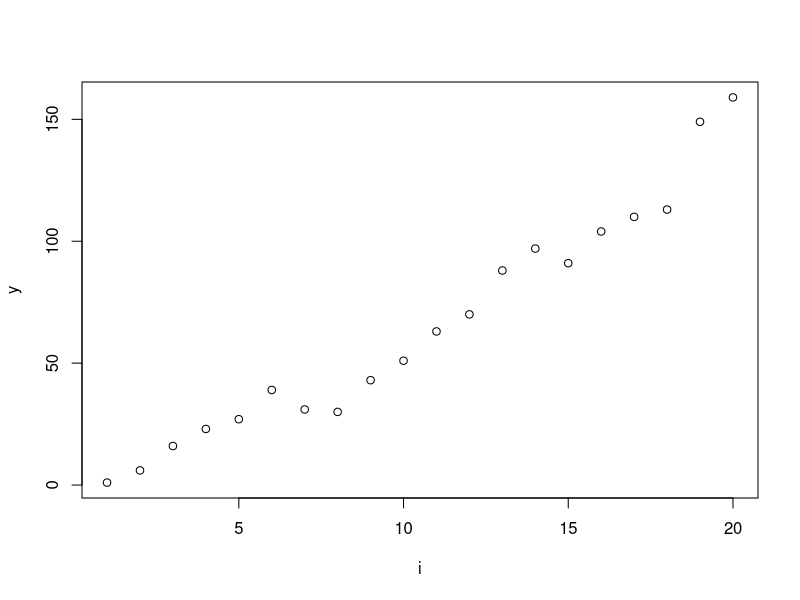
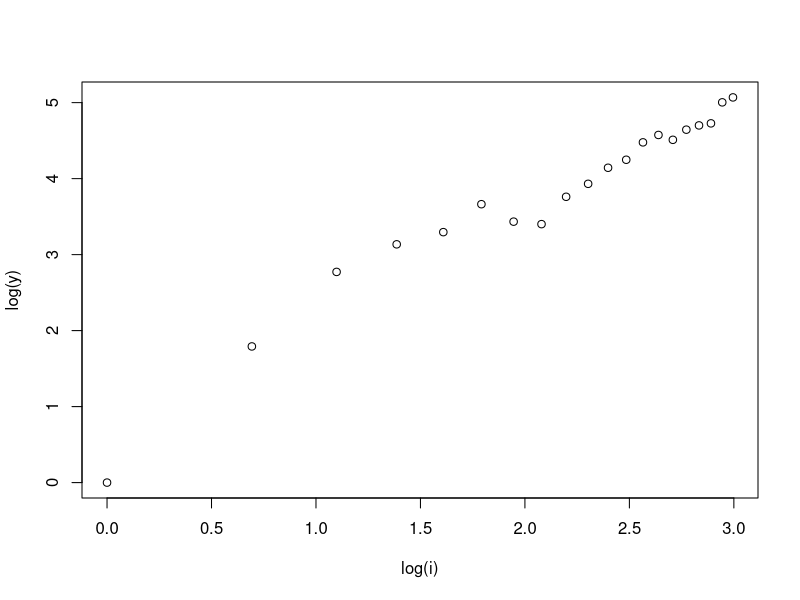
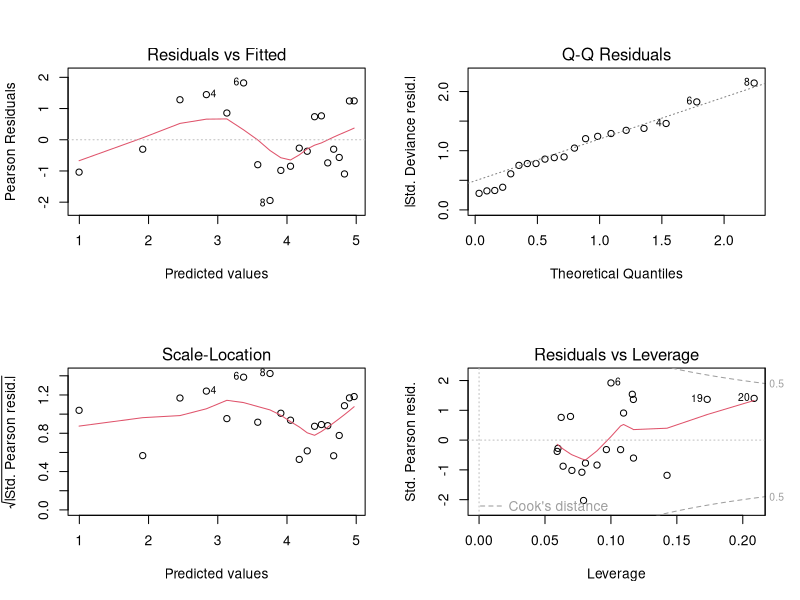
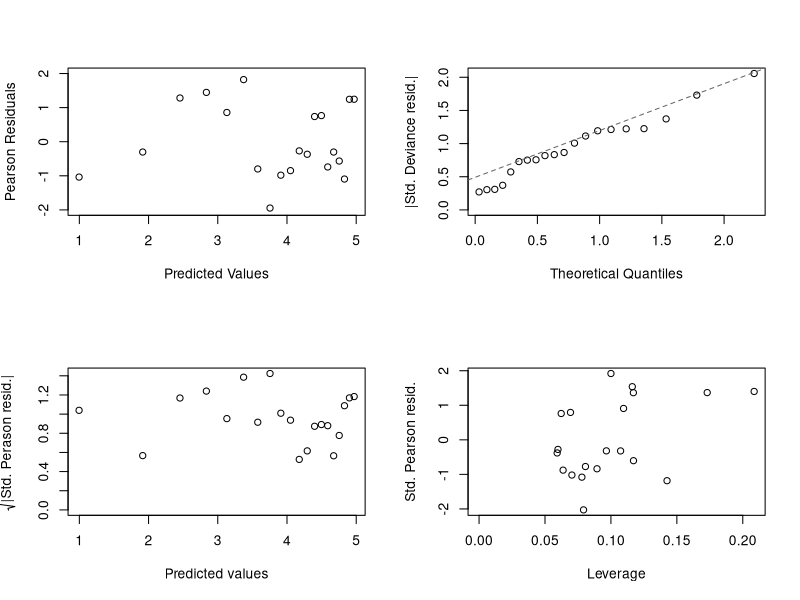

These figures' R source, in order:
## ---- chunk 1
y <- c(1, 6, 16, 23, 27, 39, 31, 30, 43, 51, 63, 70, 88, 97, 91, 104, 110, 113, 149, 159)
i <- 1:20
## ---- chunk 2
plot(i, y)
## ---- chunk 3
plot(log(i), log(y))
## ---- chunk 4
X <- cbind(rep(1, length(i)), log(i)) #X matrix
b0 <- 0
b1 <- 0
b <- c(b0, b1)
epsilon <- .00001
diff <- 1
iter <- 0

while(diff > epsilon) {
  # Poisson Exponential Link
  mui <- exp(X%*%b)
  # Poisson variance = mean
  varyi <- mui
  # Derivative of the link function of mui 
  gprimemui <- 1/mui

  z <- X%*%b + (y-mui)*gprimemui
  W <- diag(c(1/(varyi*gprimemui^2)))
  b <- solve(t(X)%*%W%*%X)%*%t(X)%*%W%*%z
  diff <- (b[1]-b0)^2 + (b[2]-b1)^2
  b0 <- b[1]
  b1 <- b[2]
  iter <- iter + 1
#   print(paste("Iteration: ", iter))
#   print(paste("Estimate: ", b))
}

print(paste("Estimate (int): ", round(b[1], 4), "Estimate (log(i)): ", round(b[2], 4)))
## ---- chunk 5
mod <- glm(y ~ log(i), family = poisson)
round(summary(mod)$coefficients[,1], 4)
## ---- chunk 6
# Get the covariance using the final value of b
mui <- exp(X%*%b)
varyi <- mui
gprimemui <- 1/mui
W <- diag(c(1/(varyi*gprimemui^2)))
J <- t(X)%*%W%*%X
cov <- solve(J)
cov

# Confidence interval for Beta0
b0_int <- round(b0 + c(-1, 1)*(1.96*sqrt(cov[1,1])), 4)

# Confidence interval for Beta1
b1_int <- round(b1 + c(-1, 1)*(1.96*sqrt(cov[2,2])), 4)


print(paste("Beta_0 lower: ", b0_int[1], "Beta_0 upper: ", b0_int[2]))

print(paste("Beta_1 lower: ", b1_int[1], "Beta_1 upper: ", b1_int[2]))
## ---- chunk 7
# Some stuff to calculate to use later in the graphs

# Theoretical Half Quantiles
N <- length(i)
ranks <- 1:N
a <- if (N <= 10) 0.375 else 0.5
probabilities <- (ranks - a) / (N + 1 - 2 * a)
# Instead of mapping 'probabilities' directly to qnorm(), 
# we shift them to the upper half: (probabilities + 1) / 2
half_normal_probabilities <- (probabilities + 1) / 2
theoretical_half_quantiles <- qnorm(half_normal_probabilities)

# Hat Matrix
H <- sqrt(W) %*% X %*% solve(t(X) %*% W %*% X) %*% t(X) %*% sqrt(W)
# Leverage
leverage <- diag(H) 

# Pearson Residuals
mui <- c(mui)
p_resids <- (y - mui)/sqrt(mui)
# Standardized Pearson Residuals
std_p_resids <- (y - mui)/sqrt(mui*(1-leverage))

# Deviance Resids
dev_resid <- 2 * (ifelse(y == 0, 0, y * log(y / mui)) - (y - mui))
dev_resid <- sign(y - mui) * sqrt(dev_resid)
abs_dev_resids <- abs(dev_resid)
sorted_resids <- sort(abs_dev_resids)
abs_std_dev_resids <- abs_dev_resids / sqrt(1 - leverage)

# Slope and Intercept for QQ plot line
y_coords <- quantile(abs_std_dev_resids, probs = c(0.25, 0.75), type = 7)
x_coords <- qnorm((c(0.25, 0.75) + 1) / 2)
slope <- diff(y_coords) / diff(x_coords)
intercept <- y_coords[1] - slope * x_coords[1]
## ---- chunk 8
# Actual plots
par(mfrow = c(2, 2))
plot(mod)
par(mfrow = c(1, 1))
## ---- chunk 9
par(mfrow = c(2, 2))
# Plot 1
plot(log(mui), p_resids, ylim = c(-2, 2), 
  xlab = "Predicted Values", 
  ylab = "Pearson Residuals")
# Plot 2
plot(theoretical_half_quantiles, sorted_resids, ylim = c(0, max(sorted_resids)),
  xlab = "Theoretical Quantiles", 
  ylab = "|Std. Deviance resid.|")
abline(a = intercept, b = slope, lty = 2, col = "gray40")
# Plot 3
plot(log(mui), sqrt(abs(std_p_resids)), ylim = c(0, max(sqrt(abs(std_p_resids)))), 
  xlab = "Predicted values", 
  ylab = expression(sqrt("|Std. Perason resid.|")))
# Plot 4
plot(leverage, std_p_resids, xlim = c(0, max(leverage)), 
  xlab = "Leverage", 
  ylab = "Std. Pearson resid.")
par(mfrow = c(1, 1))
## ---- chunk 10
# Manual Method
# New data point
new_data <- data.frame(i = 21)
X_new <- model.matrix(~ log(i), data = new_data)
# Predicted eta
eta_hat <- sum(X_new%*%b)
# Error of eta
se_eta <- sqrt(X_new %*% cov %*% t(X_new)) 
z_crit <- qnorm(0.975)
ci_eta_lower <- eta_hat - z_crit * se_eta
ci_eta_upper <- eta_hat + z_crit * se_eta
# Transform to counts
first_principle_pred <- data.frame(
  fit = exp(eta_hat),
  lwr = exp(ci_eta_lower),
  upr = exp(ci_eta_upper)
)

# Using R's predict method
glm_pred <- predict(mod, newdata = new_data, type = "link", se.fit = TRUE)
z_val <- qnorm(0.975) # 1.96
log_lwr <- glm_pred$fit - (z_val * glm_pred$se.fit)
log_upr <- glm_pred$fit + (z_val * glm_pred$se.fit)
r_method_pred <- data.frame(
  prediction = exp(glm_pred$fit),
  lwr        = exp(log_lwr),
  upr        = exp(log_upr)
)

print(first_principle_pred)
print(r_method_pred)
## ---- chunk 11
set.seed(637)
true_beta0 = 1
true_beta1 = .5
var = 1
x <- 1:50
y1 <- rnorm(50, mean = true_beta0 + x*true_beta1, sd = sqrt(var))
y2 <- rnorm(50, mean = true_beta0, sd = sqrt(var))
## ---- chunk 12
normal_deviance <- function(X, beta, y) {
  mu_hat <- X %*% beta
  sum((y - mu_hat)^2)
}
## ---- chunk 13
mod1_int <- glm(y1~1, family = gaussian)
mod1_full <- glm(y1~x, family = gaussian)
mod2_int <- glm(y2~1, family = gaussian)
mod2_full <- glm(y2~x, family = gaussian)

# Y1 Intercept Model
mod1_int_man_dev <- normal_deviance(model.matrix(y1~1), coef(mod1_int), y1)
mod1_int_r_dev <- mod1_int$deviance
# Y1 Full Model
mod1_full_man_dev <- normal_deviance(model.matrix(y1~x), coef(mod1_full), y1)
mod1_full_r_dev <- mod1_full$deviance
# Y2 Intercept Model
mod2_int_man_dev <- normal_deviance(model.matrix(y2~1), coef(mod2_int), y2)
mod2_int_r_dev <- mod2_int$deviance
# Y2 Full Model
mod2_full_man_dev <- normal_deviance(model.matrix(y2~x), coef(mod2_full), y2)
mod2_full_r_dev <- mod2_full$deviance

res <- data.frame(
  model = c(1, 1, 1, 1, 2, 2, 2, 2), 
  fit = c('Intercept', 'Intercept', 'Full', 'Full', 'Intercept', 'Intercept', 'Full', 'Full'),
  method = c("manual", "R", "manual", "R", "manual", "R", "manual", "R"),
  value = c(mod1_int_man_dev, mod1_int_r_dev, mod1_full_man_dev, mod1_full_r_dev, 
    mod2_int_man_dev, mod2_int_r_dev, mod2_full_man_dev, mod2_full_r_dev)
)
rownames(res) <- NULL
res
## ---- chunk 14
mod1_delta_dev <- mod1_int_man_dev-mod1_full_man_dev
mod1_p_val <- pchisq(mod1_delta_dev, 1, lower.tail = FALSE)

mod2_delta_dev <- mod2_int_man_dev-mod2_full_man_dev
mod2_p_val <- pchisq(mod2_delta_dev, 1, lower.tail = FALSE)
## ---- chunk 15
anova(mod1_int, mod1_full)
anova(mod2_int, mod2_full)
## ---- chunk 16
b <- c(-2.4, .8)
cov_b <- matrix(c(.34, -.15, -.15, .10), byrow = TRUE, nrow = 2)
## ---- chunk 17
# X = intercept, actual value
x = t(c(1, 2))

eta_hat <- as.numeric(x%*%b)
mu_hat <- round(exp(eta_hat), 3)
## ---- chunk 18
# Error of eta
se_eta <- sqrt(x %*% cov_b %*% t(x)) 
## ---- chunk 19
z_crit <- qnorm(0.975)
ci_eta_lower <- eta_hat - z_crit * se_eta
ci_eta_upper <- eta_hat + z_crit * se_eta

eta_hat_interval <- data.frame(
  lwr = round(ci_eta_lower, 3),
  upr = round(ci_eta_upper, 3)
)

mu_hat_interval <- data.frame(
  lwr = round(exp(ci_eta_lower), 3),
  upr = round(exp(ci_eta_upper), 3)
)
## ---- chunk 20
se_mu <- se_eta / (eta_hat^2)
z_crit <- qnorm(0.975)
ci_mu_lower <- mu_hat - z_crit * se_mu
ci_mu_upper <- mu_hat + z_crit * se_mu
mu_hat_interval <- data.frame(
  lwr = round(exp(ci_mu_lower), 3),
  upr = round(exp(ci_mu_upper), 3)
)
